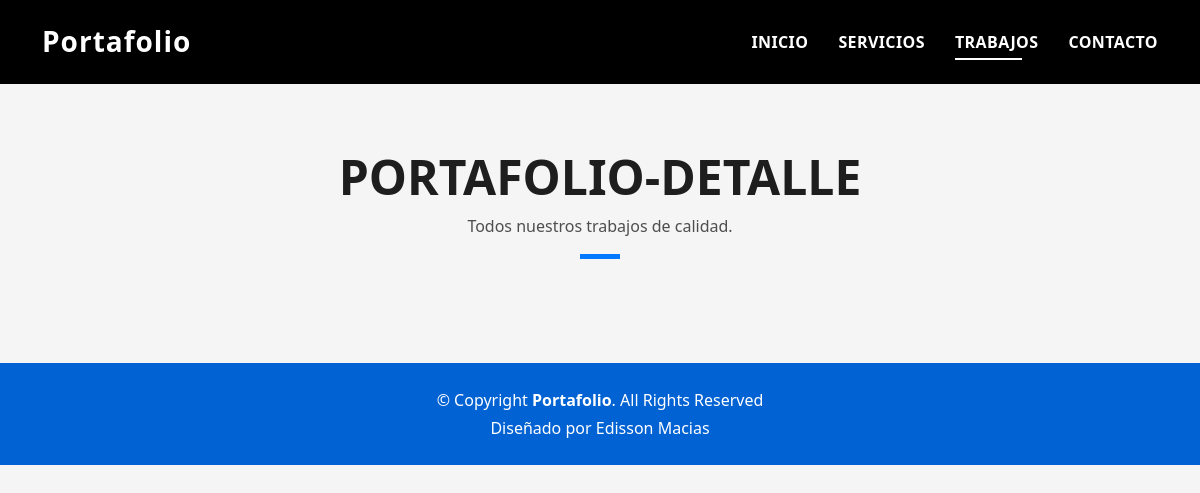
/Trabajo_detalle/Inventario, run on an earlier commit of the app's database.
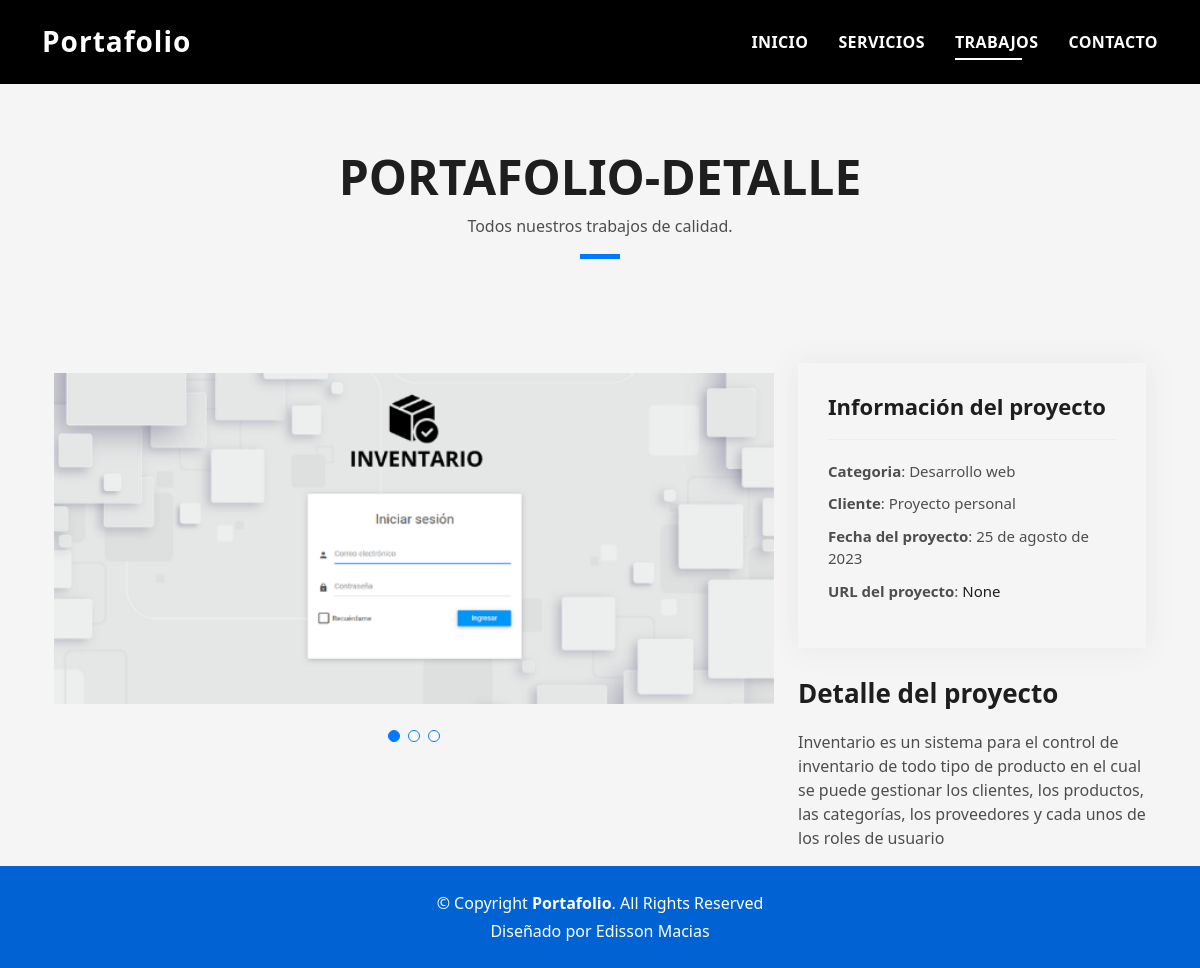
And on a later commit of the database.
### core/models.py (models this page shows, shortened)
class Portafolio(models.Model):
    nom = models.CharField(max_length=100, verbose_name="Nombre del proyecto")
    tipo = models.CharField(max_length=100, verbose_name="Tipo de proyecto")
    cliente = models.CharField(max_length=100, verbose_name="Cliente")
    fecha = models.DateField(verbose_name="Fecha de creacion")
    url = models.URLField(null=True, blank=True, verbose_name="URL", max_length=300)
    detall = models.TextField(verbose_name="Detalle")
    img1 = models.ImageField(verbose_name="Imagen 1", upload_to='img/')
    img2 = models.ImageField(verbose_name="Imagen 2", upload_to='img/')
    img3 = models.ImageField(verbose_name="Imagen 3", upload_to='img/')
    about = models.ManyToManyField(About)
    created = models.DateTimeField(auto_now_add=True, verbose_name="Fecha de Creacion")
    updated = models.DateTimeField(auto_now=True, verbose_name="Fecha de Modificacion")
    class Meta:
        verbose_name = 'Portafolio'
        verbose_name_plural = 'Portafolios'
        ordering = ["-created"]

### core/views.py (the view)
# urls.py: path('Trabajo_detalle/<nombre>',Trabajo_detalle.as_view(),name="Trabajo_detalle"),
class Trabajo_detalle(TemplateView):
    template_name = 'core/Trabajos-detalle.html'
    def get(self, request, nombre):
        portfolio = Portafolio.objects.filter(nom=nombre)
        return render(request, self.template_name, {'portfolio':portfolio})

### core/templates/core/Trabajos-detalle.html (shortened to what this page needs)
{% extends 'core/home.html' %}
{% block class %}style="background-color: black;"{% endblock %}
{% block link3 %}active{% endblock %}
{% block content %}
{% load static %}
<section id="work" class="portfolio-mf sect-pt4 route">
    <div class="container">
      <div class="row">
        <div class="col-sm-12">
          <div class="title-box text-center">
            <h3 class="title-a">
              Portafolio-Detalle
            </h3>
            <p class="subtitle-a">
              Todos nuestros trabajos de calidad.
            </p>
            <div class="line-mf"></div>
          </div>
        </div>
      </div>
      <section id="portfolio-details" class="portfolio-details">
        <div class="container">
          <div class="row gy-4">
            {% for portfolio in portfolio %}
            <div class="col-lg-8">
              <div class="portfolio-details-slider swiper">
                <div class="swiper-wrapper align-items-center">
                  <div class="swiper-slide">
                    <img src="{{portfolio.img1.url}}" alt="">
                  </div>
                </div>
                <div class="swiper-pagination"></div>
              </div>
            </div>
            <div class="col-lg-4">
              <div class="portfolio-info">
                <h3>Información del proyecto</h3>
                <ul>
                  <li><strong>Categoria</strong>: {{portfolio.tipo}}</li>
                  <li><strong>Cliente</strong>: {{portfolio.cliente}}</li>
                  <li><strong>Fecha del proyecto</strong>: {{portfolio.fecha}}</li>
                  <li><strong>URL del proyecto</strong>: <a href="{{portfolio.url}}">{{portfolio.url}}</a></li>
                </ul>
              </div>
              <div class="portfolio-description">
                <h2>Detalle del proyecto</h2>
                <p>
                  {{portfolio.detall}}
                </p>
              </div>
            </div>
          {% endfor %}
          </div>
        </div>
      </section>
    </div>
</section>
{% endblock%}

What changed in the data, as far as the page shows it:
added Portafolio: img1 (picture), tipo "Desarrollo web", cliente "Proyecto personal", fecha "25 de agosto de 2023", url "None", detall "Inventario es un sistema para el control de inventario de todo tipo de producto en el cual se puede gestionar los clientes, los productos, las categorías, los proveedores y cada unos de los roles de usuario"
